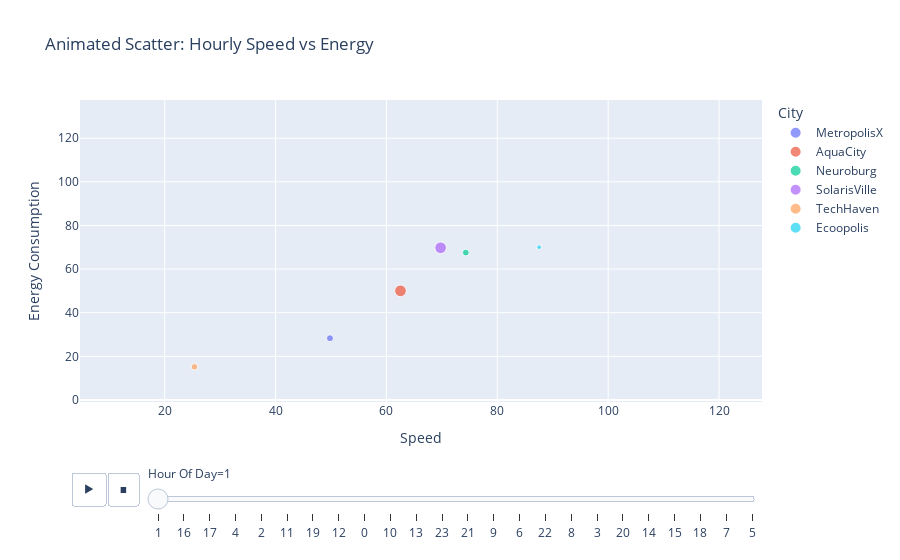

This figure's notebook cell:
### Code cell
fig = px.scatter(df.sample(5000), x="Speed", y="Energy Consumption",
                 animation_frame="Hour Of Day", animation_group="City",
                 size="Traffic Density", color="City",
                 title="Animated Scatter: Hourly Speed vs Energy")
fig.show()

### Figure 1 — Plotly figure (JSON) as saved in the notebook; plotly's stock layout.template omitted (floating-point values rounded to 4 significant figures)
{"data": [{"hovertemplate": "City=MetropolisX<br>Hour Of Day=1<br>Speed=%{x}<br>Energy Consumption=%{y}<br>Traffic Density=%{marker.size}<extra></extra>", "ids": ["MetropolisX", "MetropolisX", "MetropolisX", "MetropolisX", "MetropolisX", "MetropolisX", "MetropolisX", "MetropolisX", "MetropolisX", "MetropolisX", "MetropolisX", "MetropolisX", "MetropolisX", "MetropolisX", "MetropolisX", "MetropolisX", "MetropolisX", "MetropolisX", "MetropolisX", "MetropolisX", "MetropolisX", "MetropolisX", "MetropolisX", "MetropolisX", "MetropolisX", "MetropolisX", "MetropolisX", "MetropolisX", "MetropolisX", "MetropolisX", "MetropolisX", "MetropolisX", "MetropolisX", "MetropolisX", "MetropolisX", "MetropolisX", "MetropolisX", "MetropolisX"], "legendgroup": "MetropolisX", "marker": {"color": "#636efa", "size": [0.1144, 0.341, 0.3569, 0.2228, 0.5883, 0.5777, 0.7818, 0.4027, 0.1697, 1.332, 0.1691, 0.1459, 0.3919, 0.4913, 0.0753, 0.1858, 1.307, 0.6895, 0.578, 0.4959, 0.8298, 0.3394, 1.057, 0.822, 0.5915, 0.584, 0.544, 0.3346, 0.5548, 0.4302, 0.6483, 0.2388, 0.5793, 0.3272, 0.5271, 0.4198, 0.5321, 0.9295], "sizemode": "area", "sizeref": 0.004638, "symbol": "circle"}, "mode": "markers", "name": "MetropolisX", "orientation": "v", "showlegend": true, "type": "scatter", "x": [49.82, 82.93, 17.73, 44.71, 22.81, 25.7, 27.05, 91.52, 47.65, 65.04, 45.92, 86.08, 86.36, 90.55, 111.9, 66.4, 17.66, 24.7, 95.8, 76.46, 27.93, 37.89, 71.54, 103.4, 29.11, 87.92, 99.21, 27.54, 62.69, 29.95, 43.74, 88.34, 42.43, 55.13, 78.59, 38.4, 63.25, 53.41], "xaxis": "x", "y": [28.3, 79.36, 10.61, 42.79, 12.96, 23.36, 21.64, 87.58, 28.5, 47.54, 41.75, 82.37, 78.51, 86.65, 101.8, 37.73, 20.66, 56.29, 91.68, 45.73, 22.35, 57.55, 79.49, 87.08, 26.47, 79.93, 94.94, 16.47, 56.99, 28.66, 24.85, 52.83, 24.11, 52.76, 94.0, 22.96, 60.52, 62.47], "yaxis": "y"}, {"hovertemplate": "City=AquaCity<br>Hour Of Day=1<br>Speed=%{x}<br>Energy Consumption=%{y}<br>Traffic Density=%{marker.size}<extra></extra>", "ids": ["AquaCity", "AquaCity", "AquaCity", "AquaCity", "AquaCity", "AquaCity", "AquaCity", "AquaCity", "AquaCity", "AquaCity", "AquaCity", "AquaCity", "AquaCity", "AquaCity", "AquaCity", "AquaCity", "AquaCity", "AquaCity", "AquaCity", "AquaCity", "AquaCity", "AquaCity", "AquaCity", "AquaCity", "AquaCity", "AquaCity", "AquaCity", "AquaCity", "AquaCity", "AquaCity"], "legendgroup": "AquaCity", "marker": {"color": "#EF553B", "size": [0.3195, 1.02, 0.2315, 0.486, 0.1732, 0.3476, 0.2544, 0.7819, 0.2252, 0.564, 0.5636, 0.2071, 0.5543, 0.6484, 0.6811, 0.2012, 0.105, 0.4268, 0.5875, 0.1643, 0.5343, 0.4613, 0.5403, 0.5599, 0.1824, 0.1147, 0.737, 0.2909, 0.5293, 0.4208], "sizemode": "area", "sizeref": 0.004638, "symbol": "circle"}, "mode": "markers", "name": "AquaCity", "orientation": "v", "showlegend": true, "type": "scatter", "x": [62.53, 40.48, 67.82, 73.51, 55.75, 34.14, 56.49, 42.75, 69.56, 27.1, 50.45, 52.66, 71.4, 76.88, 90.4, 56.87, 40.11, 53.31, 105.8, 27.27, 46.68, 69.83, 80.31, 73.94, 13.76, 90.27, 108.0, 89.21, 19.72, 58.22], "xaxis": "x", "y": [50.03, 32.38, 54.26, 36.75, 44.6, 27.31, 45.19, 51.3, 55.65, 21.68, 60.54, 42.13, 57.12, 61.51, 72.32, 28.44, 32.09, 42.65, 52.92, 32.72, 25.93, 55.86, 64.25, 59.15, 16.51, 45.13, 86.54, 89.21, 9.862, 46.58], "yaxis": "y"}, {"hovertemplate": "City=Neuroburg<br>Hour Of Day=1<br>Speed=%{x}<br>Energy Consumption=%{y}<br>Traffic Density=%{marker.size}<extra></extra>", "ids": ["Neuroburg", "Neuroburg", "Neuroburg", "Neuroburg", "Neuroburg", "Neuroburg", "Neuroburg", "Neuroburg", "Neuroburg", "Neuroburg", "Neuroburg", "Neuroburg", "Neuroburg", "Neuroburg", "Neuroburg", "Neuroburg", "Neuroburg", "Neuroburg", "Neuroburg", "Neuroburg", "Neuroburg", "Neuroburg", "Neuroburg", "Neuroburg", "Neuroburg", "Neuroburg", "Neuroburg", "Neuroburg", "Neuroburg", "Neuroburg", "Neuroburg", "Neuroburg", "Neuroburg", "Neuroburg", "Neuroburg", "Neuroburg", "Neuroburg", "Neuroburg", "Neuroburg", "Neuroburg", "Neuroburg", "Neuroburg", "Neuroburg", "Neuroburg", "Neuroburg", "Neuroburg", "Neuroburg", "Neuroburg"], "legendgroup": "Neuroburg", "marker": {"color": "#00cc96", "size": [0.1079, 0.0338, 0.1072, 0.1612, 0.0324, 0.0286, 0.0753, 0.1089, 0.026, 0.1218, 0.0697, 0.0161, 0.0084, 0.1217, 0.0784, 0.0284, 0.083, 0.0953, 0.0518, 0.1367, 0.0352, 0.0398, 0.0777, 0.0944, 0.0812, 0.1342, 0.0847, 0.0561, 0.1398, 0.0966, 0.1043, 0.0518, 0.0772, 0.0273, 0.1221, 0.0685, 0.0127, 0.0225, 0.086, 0.0586, 0.0194, 0.0869, 0.0575, 0.0267, 0.0819, 0.078, 0.0644, 0.1135], "sizemode": "area", "sizeref": 0.004638, "symbol": "circle"}, "mode": "markers", "name": "Neuroburg", "orientation": "v", "showlegend": true, "type": "scatter", "x": [74.32, 30.26, 37.96, 50.57, 23.97, 64.03, 100.7, 26.54, 43.11, 31.98, 17.11, 30.2, 55.84, 94.07, 56.09, 68.28, 32.16, 22.76, 76.64, 26.0, 45.09, 49.54, 112.6, 43.62, 30.32, 31.54, 58.52, 37.79, 47.47, 49.35, 28.92, 39.7, 69.82, 24.59, 44.9, 45.01, 67.63, 32.53, 74.86, 89.58, 56.23, 57.0, 91.96, 47.22, 72.86, 36.22, 51.11, 22.04], "xaxis": "x", "y": [67.56, 18.1, 34.51, 30.24, 22.94, 61.27, 91.58, 15.87, 39.19, 29.07, 16.37, 30.5, 50.76, 90.02, 53.68, 68.97, 30.78, 20.69, 73.34, 23.64, 25.62, 67.56, 102.4, 41.74, 29.01, 30.18, 35.0, 36.16, 45.43, 47.22, 27.68, 36.09, 41.76, 14.71, 42.97, 43.07, 64.72, 29.58, 68.05, 85.72, 33.63, 54.55, 88.0, 45.18, 66.24, 34.66, 48.91, 12.52], "yaxis": "y"}, {"hovertemplate": "City=SolarisVille<br>Hour Of Day=1<br>Speed=%{x}<br>Energy Consumption=%{y}<br>Traffic Density=%{marker.size}<extra></extra>", "ids": ["SolarisVille", "SolarisVille", "SolarisVille", "SolarisVille", "SolarisVille", "SolarisVille", "SolarisVille", "SolarisVille", "SolarisVille", "SolarisVille", "SolarisVille", "SolarisVille", "SolarisVille", "SolarisVille", "SolarisVille", "SolarisVille", "SolarisVille", "SolarisVille", "SolarisVille", "SolarisVille", "SolarisVille", "SolarisVille", "SolarisVille", "SolarisVille", "SolarisVille", "SolarisVille", "SolarisVille", "SolarisVille", "SolarisVille", "SolarisVille", "SolarisVille", "SolarisVille"], "legendgroup": "SolarisVille", "marker": {"color": "#ab63fa", "size": [0.3148, 0.1292, 0.2636, 0.3392, 0.1617, 0.5758, 0.127, 0.3325, 0.5821, 0.1525, 0.2302, 0.4101, 0.2872, 0.4849, 0.2069, 0.1455, 0.9095, 0.2674, 0.1719, 0.0556, 0.3029, 0.084, 0.1086, 0.4125, 0.0563, 0.4144, 0.38, 0.4363, 0.4445, 0.3243, 0.1617, 0.4099], "sizemode": "area", "sizeref": 0.004638, "symbol": "circle"}, "mode": "markers", "name": "SolarisVille", "orientation": "v", "showlegend": true, "type": "scatter", "x": [69.77, 96.09, 24.29, 80.32, 17.18, 64.98, 17.77, 66.25, 120.0, 57.35, 64.43, 94.41, 69.71, 31.44, 59.19, 93.62, 20.91, 89.01, 40.31, 56.77, 104.2, 15.55, 46.65, 82.87, 46.17, 95.39, 36.37, 47.09, 37.35, 23.08, 47.33, 81.08], "xaxis": "x", "y": [69.77, 76.87, 12.15, 64.25, 15.27, 64.98, 14.22, 53.0, 126.5, 45.88, 32.21, 75.52, 55.76, 31.44, 59.19, 74.9, 20.91, 71.21, 48.37, 56.77, 83.37, 20.74, 46.65, 82.87, 36.93, 47.7, 29.1, 23.55, 56.02, 11.54, 37.86, 64.86], "yaxis": "y"}, {"hovertemplate": "City=TechHaven<br>Hour Of Day=1<br>Speed=%{x}<br>Energy Consumption=%{y}<br>Traffic Density=%{marker.size}<extra></extra>", "ids": ["TechHaven", "TechHaven", "TechHaven", "TechHaven", "TechHaven", "TechHaven", "TechHaven", "TechHaven", "TechHaven", "TechHaven", "TechHaven", "TechHaven", "TechHaven", "TechHaven", "TechHaven", "TechHaven", "TechHaven", "TechHaven", "TechHaven", "TechHaven", "TechHaven", "TechHaven", "TechHaven", "TechHaven", "TechHaven", "TechHaven", "TechHaven", "TechHaven", "TechHaven", "TechHaven", "TechHaven", "TechHaven", "TechHaven", "TechHaven", "TechHaven", "TechHaven", "TechHaven", "TechHaven", "TechHaven", "TechHaven"], "legendgroup": "TechHaven", "marker": {"color": "#FFA15A", "size": [0.1025, 0.2896, 0.1003, 0.0355, 0.3195, 0.1961, 0.2863, 0.0707, 0.3716, 0.0887, 0.2561, 0.2819, 0.0538, 0.2255, 0.3201, 0.1994, 0.0347, 0.3394, 0.2836, 0.0515, 0.1673, 0.1945, 0.5005, 0.3003, 0.1906, 0.3321, 0.3197, 0.0793, 0.1496, 0.2052, 0.475, 0.2251, 0.1415, 0.0408, 0.0595, 0.4364, 0.3808, 0.3235, 0.071, 0.2078], "sizemode": "area", "sizeref": 0.004638, "symbol": "circle"}, "mode": "markers", "name": "TechHaven", "orientation": "v", "showlegend": true, "type": "scatter", "x": [25.37, 40.07, 34.04, 22.59, 26.71, 92.78, 24.37, 37.49, 68.91, 67.27, 53.3, 50.18, 94.66, 17.03, 41.15, 69.78, 50.85, 30.72, 43.22, 73.66, 55.92, 46.54, 80.89, 57.49, 73.37, 18.11, 68.95, 51.18, 18.38, 31.83, 65.58, 54.98, 67.81, 44.28, 17.71, 33.72, 48.9, 25.72, 35.75, 81.17], "xaxis": "x", "y": [15.17, 38.35, 19.34, 21.62, 25.56, 88.78, 23.32, 35.87, 65.94, 61.16, 48.45, 45.62, 86.06, 16.3, 24.61, 66.77, 48.66, 27.92, 41.36, 66.96, 53.51, 42.31, 73.53, 34.39, 70.21, 17.33, 62.68, 48.97, 16.71, 19.04, 103.5, 32.88, 40.56, 25.16, 10.59, 20.17, 44.45, 24.61, 51.31, 73.79], "yaxis": "y"}, {"hovertemplate": "City=Ecoopolis<br>Hour Of Day=1<br>Speed=%{x}<br>Energy Consumption=%{y}<br>Traffic Density=%{marker.size}<extra></extra>", "ids": ["Ecoopolis", "Ecoopolis", "Ecoopolis", "Ecoopolis", "Ecoopolis", "Ecoopolis", "Ecoopolis", "Ecoopolis", "Ecoopolis", "Ecoopolis", "Ecoopolis", "Ecoopolis", "Ecoopolis", "Ecoopolis", "Ecoopolis", "Ecoopolis", "Ecoopolis", "Ecoopolis", "Ecoopolis", "Ecoopolis", "Ecoopolis", "Ecoopolis", "Ecoopolis", "Ecoopolis", "Ecoopolis", "Ecoopolis", "Ecoopolis", "Ecoopolis", "Ecoopolis", "Ecoopolis", "Ecoopolis", "Ecoopolis", "Ecoopolis", "Ecoopolis", "Ecoopolis", "Ecoopolis", "Ecoopolis", "Ecoopolis", "Ecoopolis"], "legendgroup": "Ecoopolis", "marker": {"color": "#19d3f3", "size": [0.0511, 0.0852, 0.4407, 0.1687, 0.1773, 0.2603, 0.2201, 0.2803, 0.1246, 0.2492, 0.0859, 0.3628, 0.2268, 0.1728, 0.4332, 0.0941, 0.2222, 0.3447, 0.2324, 0.1687, 0.1577, 0.0953, 0.3852, 0.2909, 0.1686, 0.1178, 0.1318, 0.234, 0.1756, 0.1142, 0.3182, 0.3047, 0.0783, 0.1296, 0.1587, 0.4628, 0.3524, 0.2344, 0.4884], "sizemode": "area", "sizeref": 0.004638, "symbol": "circle"}, "mode": "markers", "name": "Ecoopolis", "orientation": "v", "showlegend": true, "type": "scatter", "x": [87.55, 33.74, 34.49, 29.51, 24.37, 50.86, 16.05, 11.98, 26.08, 96.0, 63.37, 35.66, 34.36, 81.34, 42.66, 81.82, 59.66, 74.46, 35.14, 19.58, 86.4, 28.71, 49.09, 96.0, 64.21, 19.38, 35.12, 47.77, 17.26, 57.76, 54.45, 70.91, 79.71, 50.91, 31.96, 96.0, 44.23, 96.0, 27.92], "xaxis": "x", "y": [70.04, 33.74, 27.6, 23.6, 19.5, 40.69, 16.05, 10.65, 20.86, 58.32, 50.7, 28.53, 27.49, 40.67, 21.33, 65.45, 47.73, 59.57, 17.57, 15.67, 58.13, 22.97, 58.9, 94.88, 51.37, 15.5, 28.1, 38.22, 13.8, 28.88, 65.34, 70.91, 63.77, 40.73, 38.36, 79.74, 35.39, 54.0, 22.33], "yaxis": "y"}], "layout": {"legend": {"itemsizing": "constant", "title": {"text": "City"}, "tracegroupgap": 0}, "sliders": [{"active": 0, "currentvalue": {"prefix": "Hour Of Day="}, "len": 0.9, "pad": {"b": 10, "t": 60}, "steps": [{"args": [["1"], {"frame": {"duration": 0, "redraw": false}, "fromcurrent": true, "mode": "immediate", "transition": {"duration": 0, "easing": "linear"}}], "label": "1", "method": "animate"}, {"args": [["16"], {"frame": {"duration": 0, "redraw": false}, "fromcurrent": true, "mode": "immediate", "transition": {"duration": 0, "easing": "linear"}}], "label": "16", "method": "animate"}, {"args": [["17"], {"frame": {"duration": 0, "redraw": false}, "fromcurrent": true, "mode": "immediate", "transition": {"duration": 0, "easing": "linear"}}], "label": "17", "method": "animate"}, {"args": [["4"], {"frame": {"duration": 0, "redraw": false}, "fromcurrent": true, "mode": "immediate", "transition": {"duration": 0, "easing": "linear"}}], "label": "4", "method": "animate"}, {"args": [["2"], {"frame": {"duration": 0, "redraw": false}, "fromcurrent": true, "mode": "immediate", "transition": {"duration": 0, "easing": "linear"}}], "label": "2", "method": "animate"}, {"args": [["11"], {"frame": {"duration": 0, "redraw": false}, "fromcurrent": true, "mode": "immediate", "transition": {"duration": 0, "easing": "linear"}}], "label": "11", "method": "animate"}, {"args": [["19"], {"frame": {"duration": 0, "redraw": false}, "fromcurrent": true, "mode": "immediate", "transition": {"duration": 0, "easing": "linear"}}], "label": "19", "method": "animate"}, {"args": [["12"], {"frame": {"duration": 0, "redraw": false}, "fromcurrent": true, "mode": "immediate", "transition": {"duration": 0, "easing": "linear"}}], "label": "12", "method": "animate"}, {"args": [["0"], {"frame": {"duration": 0, "redraw": false}, "fromcurrent": true, "mode": "immediate", "transition": {"duration": 0, "easing": "linear"}}], "label": "0", "method": "animate"}, {"args": [["10"], {"frame": {"duration": 0, "redraw": false}, "fromcurrent": true, "mode": "immediate", "transition": {"duration": 0, "easing": "linear"}}], "label": "10", "method": "animate"}, {"args": [["13"], {"frame": {"duration": 0, "redraw": false}, "fromcurrent": true, "mode": "immediate", "transition": {"duration": 0, "easing": "linear"}}], "label": "13", "method": "animate"}, {"args": [["23"], {"frame": {"duration": 0, "redraw": false}, "fromcurrent": true, "mode": "immediate", "transition": {"duration": 0, "easing": "linear"}}], "label": "23", "method": "animate"}, {"args": [["21"], {"frame": {"duration": 0, "redraw": false}, "fromcurrent": true, "mode": "immediate", "transition": {"duration": 0, "easing": "linear"}}], "label": "21", "method": "animate"}, {"args": [["9"], {"frame": {"duration": 0, "redraw": false}, "fromcurrent": true, "mode": "immediate", "transition": {"duration": 0, "easing": "linear"}}], "label": "9", "method": "animate"}, {"args": [["6"], {"frame": {"duration": 0, "redraw": false}, "fromcurrent": true, "mode": "immediate", "transition": {"duration": 0, "easing": "linear"}}], "label": "6", "method": "animate"}, {"args": [["22"], {"frame": {"duration": 0, "redraw": false}, "fromcurrent": true, "mode": "immediate", "transition": {"duration": 0, "easing": "linear"}}], "label": "22", "method": "animate"}, {"args": [["8"], {"frame": {"duration": 0, "redraw": false}, "fromcurrent": true, "mode": "immediate", "transition": {"duration": 0, "easing": "linear"}}], "label": "8", "method": "animate"}, {"args": [["3"], {"frame": {"duration": 0, "redraw": false}, "fromcurrent": true, "mode": "immediate", "transition": {"duration": 0, "easing": "linear"}}], "label": "3", "method": "animate"}, {"args": [["20"], {"frame": {"duration": 0, "redraw": false}, "fromcurrent": true, "mode": "immediate", "transition": {"duration": 0, "easing": "linear"}}], "label": "20", "method": "animate"}, {"args": [["14"], {"frame": {"duration": 0, "redraw": false}, "fromcurrent": true, "mode": "immediate", "transition": {"duration": 0, "easing": "linear"}}], "label": "14", "method": "animate"}, {"args": [["15"], {"frame": {"duration": 0, "redraw": false}, "fromcurrent": true, "mode": "immediate", "transition": {"duration": 0, "easing": "linear"}}], "label": "15", "method": "animate"}, {"args": [["18"], {"frame": {"duration": 0, "redraw": false}, "fromcurrent": true, "mode": "immediate", "transition": {"duration": 0, "easing": "linear"}}], "label": "18", "method": "animate"}, {"args": [["7"], {"frame": {"duration": 0, "redraw": false}, "fromcurrent": true, "mode": "immediate", "transition": {"duration": 0, "easing": "linear"}}], "label": "7", "method": "animate"}, {"args": [["5"], {"frame": {"duration": 0, "redraw": false}, "fromcurrent": true, "mode": "immediate", "transition": {"duration": 0, "easing": "linear"}}], "label": "5", "method": "animate"}], "x": 0.1, "xanchor": "left", "y": 0, "yanchor": "top"}], "title": {"text": "Animated Scatter: Hourly Speed vs Energy"}, "updatemenus": [{"buttons": [{"args": [null, {"frame": {"duration": 500, "redraw": false}, "fromcurrent": true, "mode": "immediate", "transition": {"duration": 500, "easing": "linear"}}], "label": "&#9654;", "method": "animate"}, {"args": [[null], {"frame": {"duration": 0, "redraw": false}, "fromcurrent": true, "mode": "immediate", "transition": {"duration": 0, "easing": "linear"}}], "label": "&#9724;", "method": "animate"}], "direction": "left", "pad": {"r": 10, "t": 70}, "showactive": false, "type": "buttons", "x": 0.1, "xanchor": "right", "y": 0, "yanchor": "top"}], "xaxis": {"anchor": "y", "domain": [0, 1], "title": {"text": "Speed"}}, "yaxis": {"anchor": "x", "domain": [0, 1], "title": {"text": "Energy Consumption"}}}}
